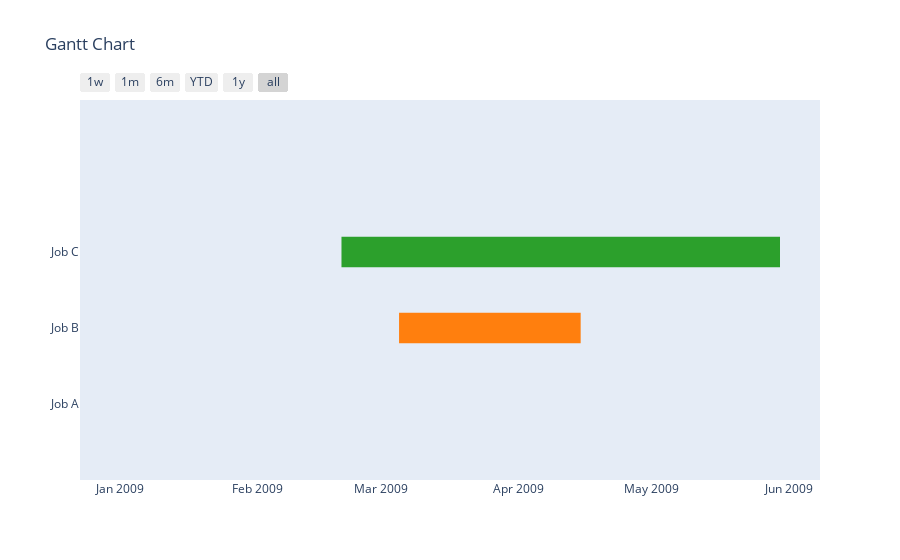

Notebook cell for this chart:
### Code cell
fig = create_gantt(df)
fig.show()

### Figure 1 — Plotly figure (JSON) as saved in the notebook; plotly's stock layout.template omitted (floating-point values rounded to 4 significant figures)
{"data": [{"fill": "toself", "fillcolor": "rgb(255, 127, 14)", "hoverinfo": "name", "legendgroup": "rgb(255, 127, 14)", "mode": "none", "name": "Job B", "type": "scatter", "x": ["2009-03-05", "2009-04-15", "2009-04-15", "2009-03-05"], "y": [0.8, 0.8, 1.2, 1.2]}, {"fill": "toself", "fillcolor": "rgb(31, 119, 180)", "hoverinfo": "name", "legendgroup": "rgb(31, 119, 180)", "mode": "none", "name": "Job A", "type": "scatter", "x": ["2009-01-01", "2009-02-30", "2009-02-30", "2009-01-01"], "y": [-0.2, -0.2, 0.2, 0.2]}, {"fill": "toself", "fillcolor": "rgb(44, 160, 44)", "hoverinfo": "name", "legendgroup": "rgb(44, 160, 44)", "mode": "none", "name": "Job C", "type": "scatter", "x": ["2009-02-20", "2009-05-30", "2009-05-30", "2009-02-20"], "y": [1.8, 1.8, 2.2, 2.2]}, {"legendgroup": "rgb(255, 127, 14)", "marker": {"color": "rgb(255, 127, 14)", "opacity": 0, "size": 1}, "mode": "markers", "name": "", "showlegend": false, "text": [null, null], "type": "scatter", "x": ["2009-03-05", "2009-04-15"], "y": [1, 1]}, {"legendgroup": "rgb(31, 119, 180)", "marker": {"color": "rgb(31, 119, 180)", "opacity": 0, "size": 1}, "mode": "markers", "name": "", "showlegend": false, "text": [null, null], "type": "scatter", "x": ["2009-01-01", "2009-02-30"], "y": [0, 0]}, {"legendgroup": "rgb(44, 160, 44)", "marker": {"color": "rgb(44, 160, 44)", "opacity": 0, "size": 1}, "mode": "markers", "name": "", "showlegend": false, "text": [null, null], "type": "scatter", "x": ["2009-02-20", "2009-05-30"], "y": [2, 2]}], "layout": {"autosize": true, "hovermode": "closest", "showlegend": false, "title": {"text": "Gantt Chart"}, "xaxis": {"autorange": true, "range": ["2008-12-23 01:38:49.4118", "2009-06-07 22:21:10.5882"], "rangeselector": {"buttons": [{"count": 7, "label": "1w", "step": "day", "stepmode": "backward"}, {"count": 1, "label": "1m", "step": "month", "stepmode": "backward"}, {"count": 6, "label": "6m", "step": "month", "stepmode": "backward"}, {"count": 1, "label": "YTD", "step": "year", "stepmode": "todate"}, {"count": 1, "label": "1y", "step": "year", "stepmode": "backward"}, {"step": "all"}]}, "showgrid": false, "type": "date", "zeroline": false}, "yaxis": {"autorange": false, "range": [-1, 4], "showgrid": false, "ticktext": ["Job A", "Job B", "Job C"], "tickvals": [0, 1, 2], "type": "linear", "zeroline": false}}}
